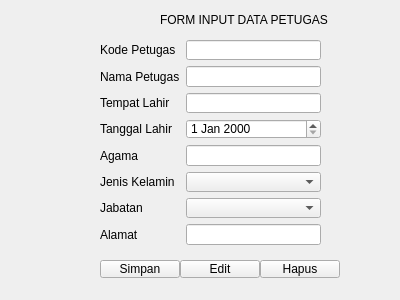
<?xml version="1.0" encoding="UTF-8"?>
<ui version="4.0">
 <class>Finputdatapetugas</class>
 <widget class="QWidget" name="Finputdatapetugas">
  <property name="geometry">
   <rect>
    <x>0</x>
    <y>0</y>
    <width>400</width>
    <height>300</height>
   </rect>
  </property>
  <property name="windowTitle">
   <string>Form</string>
  </property>
  <widget class="QWidget" name="formLayoutWidget">
   <property name="geometry">
    <rect>
     <x>100</x>
     <y>40</y>
     <width>221</width>
     <height>205</height>
    </rect>
   </property>
   <layout class="QFormLayout" name="formLayout">
    <item row="1" column="0">
     <widget class="QLabel" name="namaPetugasLabel">
      <property name="text">
       <string>Nama Petugas</string>
      </property>
     </widget>
    </item>
    <item row="2" column="0">
     <widget class="QLabel" name="tempatLahirLabel">
      <property name="text">
       <string>Tempat Lahir</string>
      </property>
     </widget>
    </item>
    <item row="2" column="1">
     <widget class="QLineEdit" name="tempatLahirLineEdit"/>
    </item>
    <item row="3" column="0">
     <widget class="QLabel" name="tanggalLahirLabel">
      <property name="text">
       <string>Tanggal Lahir</string>
      </property>
     </widget>
    </item>
    <item row="3" column="1">
     <widget class="QDateEdit" name="tanggalLahirDateEdit"/>
    </item>
    <item row="4" column="0">
     <widget class="QLabel" name="agamaLabel">
      <property name="text">
       <string>Agama</string>
      </property>
     </widget>
    </item>
    <item row="4" column="1">
     <widget class="QLineEdit" name="agamaLineEdit"/>
    </item>
    <item row="5" column="0">
     <widget class="QLabel" name="jenisKelaminLabel">
      <property name="text">
       <string>Jenis Kelamin</string>
      </property>
     </widget>
    </item>
    <item row="5" column="1">
     <widget class="QComboBox" name="jenisKelaminComboBox"/>
    </item>
    <item row="6" column="0">
     <widget class="QLabel" name="jabatanLabel">
      <property name="text">
       <string>Jabatan</string>
      </property>
     </widget>
    </item>
    <item row="6" column="1">
     <widget class="QComboBox" name="jabatanComboBox"/>
    </item>
    <item row="7" column="0">
     <widget class="QLabel" name="alamatLabel">
      <property name="text">
       <string>Alamat</string>
      </property>
     </widget>
    </item>
    <item row="7" column="1">
     <widget class="QLineEdit" name="alamatLineEdit"/>
    </item>
    <item row="1" column="1">
     <widget class="QLineEdit" name="namaPetugasLineEdit"/>
    </item>
    <item row="0" column="0">
     <widget class="QLabel" name="kodePetugasLabel">
      <property name="text">
       <string>Kode Petugas</string>
      </property>
     </widget>
    </item>
    <item row="0" column="1">
     <widget class="QLineEdit" name="kodePetugasLineEdit"/>
    </item>
   </layout>
  </widget>
  <widget class="QLabel" name="label">
   <property name="geometry">
    <rect>
     <x>160</x>
     <y>0</y>
     <width>221</width>
     <height>40</height>
    </rect>
   </property>
   <property name="text">
    <string>FORM INPUT DATA PETUGAS</string>
   </property>
  </widget>
  <widget class="QPushButton" name="btnSimpanDataPetugas">
   <property name="geometry">
    <rect>
     <x>100</x>
     <y>260</y>
     <width>80</width>
     <height>18</height>
    </rect>
   </property>
   <property name="text">
    <string>Simpan</string>
   </property>
  </widget>
  <widget class="QPushButton" name="btnEditDataPetugas">
   <property name="geometry">
    <rect>
     <x>180</x>
     <y>260</y>
     <width>80</width>
     <height>18</height>
    </rect>
   </property>
   <property name="text">
    <string>Edit</string>
   </property>
  </widget>
  <widget class="QPushButton" name="btnHapusDataPetugas">
   <property name="geometry">
    <rect>
     <x>260</x>
     <y>260</y>
     <width>80</width>
     <height>18</height>
    </rect>
   </property>
   <property name="text">
    <string>Hapus</string>
   </property>
  </widget>
 </widget>
 <resources/>
 <connections/>
</ui>
